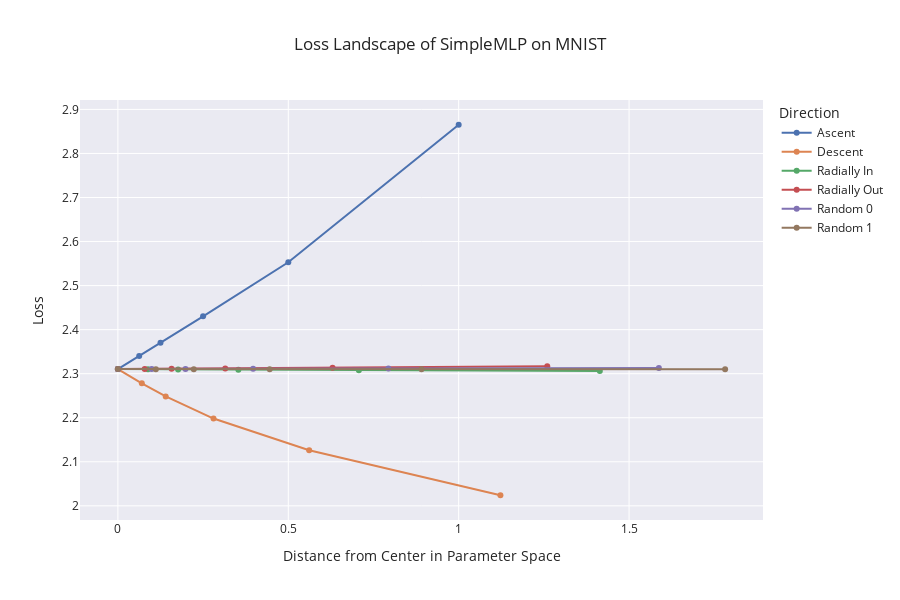

Notebook source saved alongside this figure:
### Code cell
import plotly.graph_objects as go

# Create a Plotly figure
fig = go.Figure()

# Plotting directly from grouped data
for direction, data in df.groupby(level='Direction'):
    fig.add_trace(go.Scatter(
        x=data.index.get_level_values('Distance'),
        y=data['Loss'],
        mode='lines+markers',
        name=direction
    ))

# Set axis labels and title with adjusted figure dimensions
fig.update_layout(
    xaxis_title='Distance from Center in Parameter Space',
    yaxis_title='Loss',
    title=f'Loss Landscape of {center_model.__class__.__name__} on {dataset.__class__.__name__}',
    legend_title='Direction',
    template='seaborn',
    height=600,
)


# Show the figure
fig.show()

### Figure 1 — Plotly figure (JSON) as saved in the notebook; plotly's stock layout.template omitted (floating-point values rounded to 4 significant figures)
{"data": [{"mode": "lines+markers", "name": "Ascent", "type": "scatter", "x": [0, 0.0625, 0.125, 0.25, 0.5, 1], "y": [2.31, 2.34, 2.37, 2.43, 2.553, 2.865]}, {"mode": "lines+markers", "name": "Descent", "type": "scatter", "x": [0, 0.07015, 0.1403, 0.2806, 0.5612, 1.122], "y": [2.31, 2.278, 2.248, 2.198, 2.126, 2.024]}, {"mode": "lines+markers", "name": "Radially In", "type": "scatter", "x": [0, 0.08839, 0.1768, 0.3536, 0.7071, 1.414], "y": [2.31, 2.31, 2.31, 2.309, 2.308, 2.306]}, {"mode": "lines+markers", "name": "Radially Out", "type": "scatter", "x": [0, 0.07875, 0.1575, 0.315, 0.63, 1.26], "y": [2.31, 2.311, 2.311, 2.312, 2.313, 2.317]}, {"mode": "lines+markers", "name": "Random 0", "type": "scatter", "x": [0, 0.09921, 0.1984, 0.3969, 0.7937, 1.587], "y": [2.31, 2.311, 2.311, 2.311, 2.312, 2.313]}, {"mode": "lines+markers", "name": "Random 1", "type": "scatter", "x": [0, 0.1114, 0.2227, 0.4454, 0.8909, 1.782], "y": [2.31, 2.31, 2.31, 2.31, 2.31, 2.31]}], "layout": {"height": 600, "legend": {"title": {"text": "Direction"}}, "title": {"text": "Loss Landscape of SimpleMLP on MNIST"}, "xaxis": {"title": {"text": "Distance from Center in Parameter Space"}}, "yaxis": {"title": {"text": "Loss"}}}}
